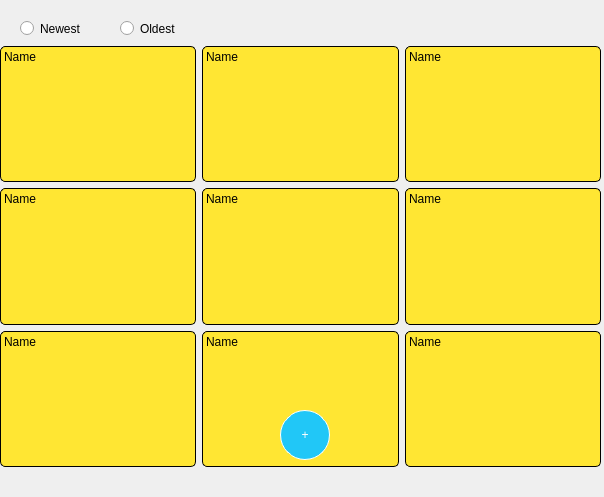
<?xml version="1.0" encoding="UTF-8"?>
<ui version="4.0">
 <class>MainWindow</class>
 <widget class="QMainWindow" name="MainWindow">
  <property name="geometry">
   <rect>
    <x>0</x>
    <y>0</y>
    <width>604</width>
    <height>497</height>
   </rect>
  </property>
  <property name="windowTitle">
   <string>Notes</string>
  </property>
  <widget class="QWidget" name="centralwidget">
   <property name="styleSheet">
    <string notr="true">QLabel{
	border: 1px solid #fff;
	border-radius: 25px;
	background: #21C7F7;
	color: #fff;
	font: 75 26pt &quot;Arial Narrow&quot;;
	box-shadow: 0 0 3px #000;
	transition: .3s;
}

QLabel:hover {
	background: #19A0C8;
}</string>
   </property>
   <widget class="QWidget" name="verticalLayoutWidget">
    <property name="geometry">
     <rect>
      <x>0</x>
      <y>0</y>
      <width>601</width>
      <height>471</height>
     </rect>
    </property>
    <layout class="QVBoxLayout" name="verticalLayout">
     <item>
      <widget class="QWidget" name="widget" native="true">
       <property name="sizePolicy">
        <sizepolicy hsizetype="Preferred" vsizetype="Fixed">
         <horstretch>0</horstretch>
         <verstretch>0</verstretch>
        </sizepolicy>
       </property>
       <property name="minimumSize">
        <size>
         <width>0</width>
         <height>40</height>
        </size>
       </property>
       <widget class="QRadioButton" name="radioButton">
        <property name="geometry">
         <rect>
          <x>20</x>
          <y>20</y>
          <width>82</width>
          <height>17</height>
         </rect>
        </property>
        <property name="cursor">
         <cursorShape>PointingHandCursor</cursorShape>
        </property>
        <property name="text">
         <string>Newest</string>
        </property>
       </widget>
       <widget class="QRadioButton" name="radioButton_2">
        <property name="geometry">
         <rect>
          <x>120</x>
          <y>20</y>
          <width>82</width>
          <height>17</height>
         </rect>
        </property>
        <property name="cursor">
         <cursorShape>PointingHandCursor</cursorShape>
        </property>
        <property name="text">
         <string>Oldest</string>
        </property>
       </widget>
      </widget>
     </item>
     <item>
      <widget class="QWidget" name="widget_2" native="true">
       <property name="styleSheet">
        <string notr="true">QLabel{
	background: #FFE633;
	border: 1px solid black;
	border-radius: 5px;
	transition: .3s;	
	font: 75 10pt &quot;Arial&quot;;
	color: black;
}

QLabel:hover{
	background:#F9DF52;
}</string>
       </property>
       <widget class="QWidget" name="gridLayoutWidget">
        <property name="geometry">
         <rect>
          <x>0</x>
          <y>0</y>
          <width>601</width>
          <height>421</height>
         </rect>
        </property>
        <layout class="QGridLayout" name="gridLayout">
         <item row="1" column="0">
          <widget class="QLabel" name="label_4">
           <property name="styleSheet">
            <string notr="true"/>
           </property>
           <property name="text">
            <string>Name</string>
           </property>
           <property name="alignment">
            <set>Qt::AlignLeading|Qt::AlignLeft|Qt::AlignTop</set>
           </property>
          </widget>
         </item>
         <item row="2" column="2">
          <widget class="QLabel" name="label_3">
           <property name="styleSheet">
            <string notr="true"/>
           </property>
           <property name="text">
            <string>Name</string>
           </property>
           <property name="alignment">
            <set>Qt::AlignLeading|Qt::AlignLeft|Qt::AlignTop</set>
           </property>
          </widget>
         </item>
         <item row="2" column="1">
          <widget class="QLabel" name="label_2">
           <property name="styleSheet">
            <string notr="true"/>
           </property>
           <property name="text">
            <string>Name</string>
           </property>
           <property name="alignment">
            <set>Qt::AlignLeading|Qt::AlignLeft|Qt::AlignTop</set>
           </property>
          </widget>
         </item>
         <item row="2" column="0">
          <widget class="QLabel" name="label">
           <property name="styleSheet">
            <string notr="true"/>
           </property>
           <property name="text">
            <string>Name</string>
           </property>
           <property name="alignment">
            <set>Qt::AlignLeading|Qt::AlignLeft|Qt::AlignTop</set>
           </property>
          </widget>
         </item>
         <item row="0" column="2">
          <widget class="QLabel" name="label_7">
           <property name="styleSheet">
            <string notr="true"/>
           </property>
           <property name="text">
            <string>Name</string>
           </property>
           <property name="alignment">
            <set>Qt::AlignLeading|Qt::AlignLeft|Qt::AlignTop</set>
           </property>
          </widget>
         </item>
         <item row="0" column="1">
          <widget class="QLabel" name="label_6">
           <property name="styleSheet">
            <string notr="true"/>
           </property>
           <property name="text">
            <string>Name</string>
           </property>
           <property name="alignment">
            <set>Qt::AlignLeading|Qt::AlignLeft|Qt::AlignTop</set>
           </property>
          </widget>
         </item>
         <item row="1" column="2">
          <widget class="QLabel" name="label_9">
           <property name="styleSheet">
            <string notr="true"/>
           </property>
           <property name="text">
            <string>Name</string>
           </property>
           <property name="alignment">
            <set>Qt::AlignLeading|Qt::AlignLeft|Qt::AlignTop</set>
           </property>
          </widget>
         </item>
         <item row="0" column="0">
          <widget class="QLabel" name="label_5">
           <property name="cursor">
            <cursorShape>PointingHandCursor</cursorShape>
           </property>
           <property name="styleSheet">
            <string notr="true"/>
           </property>
           <property name="text">
            <string>Name</string>
           </property>
           <property name="alignment">
            <set>Qt::AlignLeading|Qt::AlignLeft|Qt::AlignTop</set>
           </property>
          </widget>
         </item>
         <item row="1" column="1">
          <widget class="QLabel" name="label_8">
           <property name="styleSheet">
            <string notr="true"/>
           </property>
           <property name="text">
            <string>Name</string>
           </property>
           <property name="alignment">
            <set>Qt::AlignLeading|Qt::AlignLeft|Qt::AlignTop</set>
           </property>
          </widget>
         </item>
        </layout>
       </widget>
      </widget>
     </item>
    </layout>
   </widget>
   <widget class="QLabel" name="add">
    <property name="geometry">
     <rect>
      <x>280</x>
      <y>410</y>
      <width>50</width>
      <height>50</height>
     </rect>
    </property>
    <property name="minimumSize">
     <size>
      <width>50</width>
      <height>50</height>
     </size>
    </property>
    <property name="styleSheet">
     <string notr="true"/>
    </property>
    <property name="text">
     <string>+</string>
    </property>
    <property name="alignment">
     <set>Qt::AlignCenter</set>
    </property>
   </widget>
  </widget>
  <widget class="QMenuBar" name="menubar">
   <property name="geometry">
    <rect>
     <x>0</x>
     <y>0</y>
     <width>604</width>
     <height>21</height>
    </rect>
   </property>
  </widget>
 </widget>
 <resources/>
 <connections/>
</ui>
